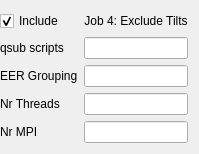
    <widget class="QWidget" name="formLayoutWidget_6">
     <property name="geometry">
      <rect>
       <x>20</x>
       <y>350</y>
       <width>191</width>
       <height>139</height>
      </rect>
     </property>
     <layout class="QFormLayout" name="lay_job2_motioncorr_4">
      <property name="leftMargin">
       <number>0</number>
      </property>
      <item row="0" column="0">
       <widget class="QCheckBox" name="checkBox_6">
        <property name="text">
         <string>Include</string>
        </property>
        <property name="checked">
         <bool>true</bool>
        </property>
        <property name="tristate">
         <bool>false</bool>
        </property>
       </widget>
      </item>
      <item row="0" column="1">
       <widget class="QLabel" name="label_26">
        <property name="text">
         <string>Job 4: Exclude Tilts</string>
        </property>
        <property name="alignment">
         <set>Qt::AlignCenter</set>
        </property>
       </widget>
      </item>
      <item row="1" column="1">
       <widget class="QLineEdit" name="line_mcorr_qsub_4"/>
      </item>
      <item row="2" column="1">
       <widget class="QLineEdit" name="line_mcorr_eer_4"/>
      </item>
      <item row="1" column="0">
       <widget class="QLabel" name="lbl_excl">
        <property name="text">
         <string>qsub scripts</string>
        </property>
       </widget>
      </item>
      <item row="2" column="0">
       <widget class="QLabel" name="label_23">
        <property name="text">
         <string>EER Grouping</string>
        </property>
       </widget>
      </item>
      <item row="3" column="0">
       <widget class="QLabel" name="label_25">
        <property name="text">
         <string>Nr Threads</string>
        </property>
       </widget>
      </item>
      <item row="4" column="0">
       <widget class="QLabel" name="label_24">
        <property name="text">
         <string>Nr MPI</string>
        </property>
       </widget>
      </item>
      <item row="3" column="1">
       <widget class="QLineEdit" name="line_mcorr_mpi_4"/>
      </item>
      <item row="4" column="1">
       <widget class="QLineEdit" name="line_mcorr_threads_4"/>
      </item>
     </layout>
    </widget>
